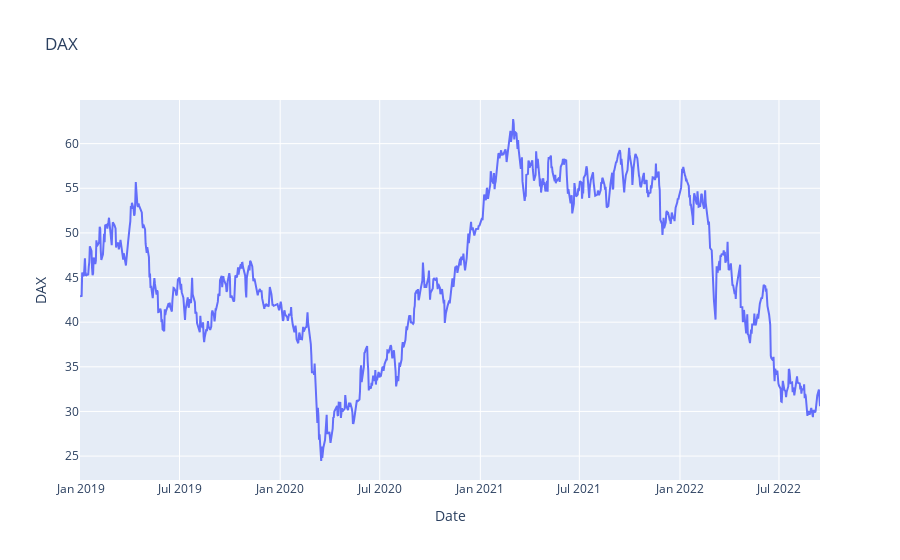

The notebook cell this image was saved under:
### Code cell
# plot daily portfolio worth
fig = px.line(df, 
              y="DAX", 
              title='DAX')
fig.show()

### Figure 1 — Plotly figure (JSON) as saved in the notebook; plotly's stock layout.template omitted (floating-point values rounded to 4 significant figures; data arrays with more than 128 entries replaced by an {"elided": "..."} marker saying what was removed)
{"data": [{"hovertemplate": "Date=%{x}<br>DAX=%{y}<extra></extra>", "legendgroup": "", "line": {"color": "#636efa", "dash": "solid"}, "mode": "lines", "name": "", "orientation": "v", "showlegend": false, "type": "scatter", "x": {"elided": "960 str values"}, "xaxis": "x", "y": {"elided": "960 float values"}, "yaxis": "y"}], "layout": {"legend": {"tracegroupgap": 0}, "title": {"text": "DAX"}, "xaxis": {"anchor": "y", "domain": [0, 1], "title": {"text": "Date"}}, "yaxis": {"anchor": "x", "domain": [0, 1], "title": {"text": "DAX"}}}}
